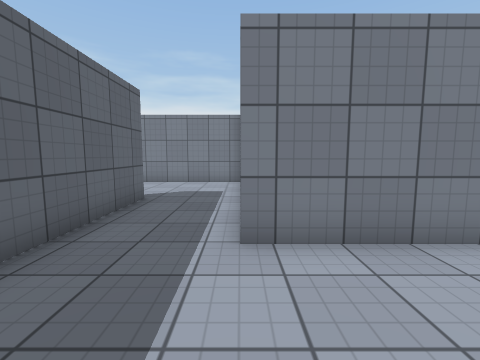
view 1 (above)

18 first-person views from a walk through a Unity game level. The camera is 1.3 m above the floor, tilts 6° down and sees 90° across. The floor is counted in squares, 1 m on a side. Each view is taken from the middle of a square. On the plan, view 1 faces up. The plan holds only what a view shows up to about 12 squares ahead; the rest is blank. The place goes on beyond the plan. The player character is not drawn. Surface patterns are stand-ins for the level's own textures.

view 2
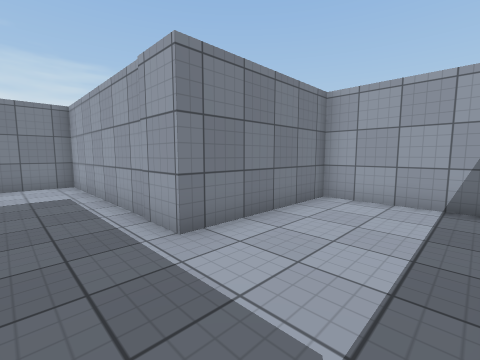

view 3
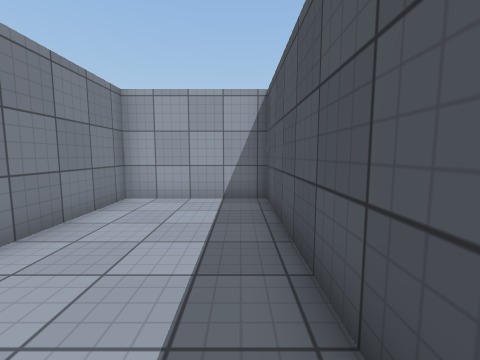

view 4
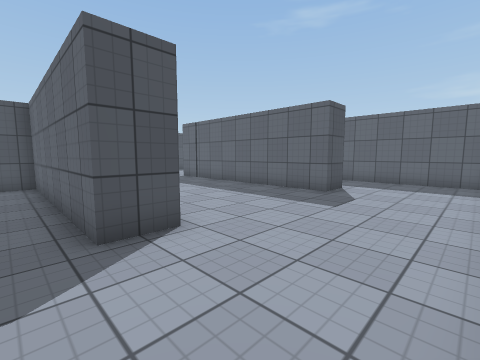

view 5
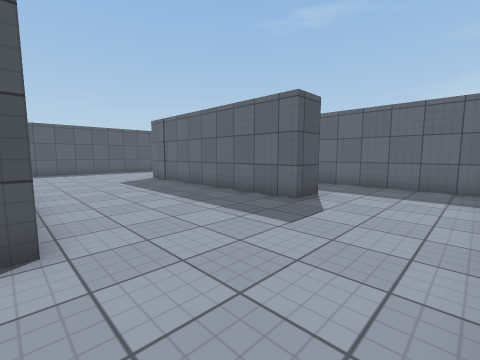

view 6
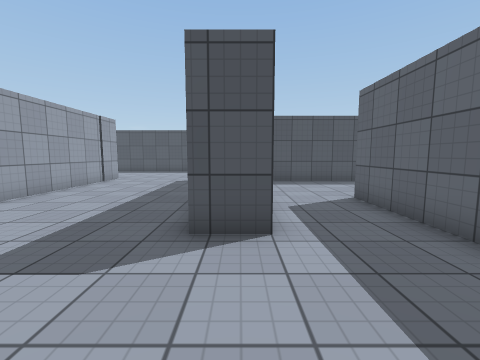

view 7
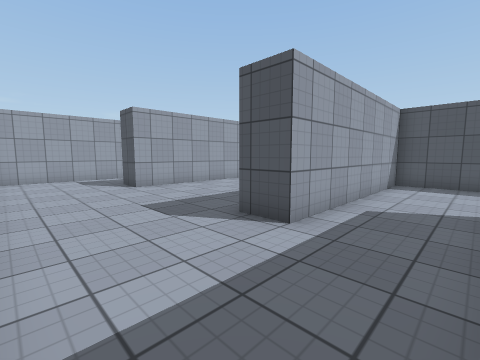

view 8
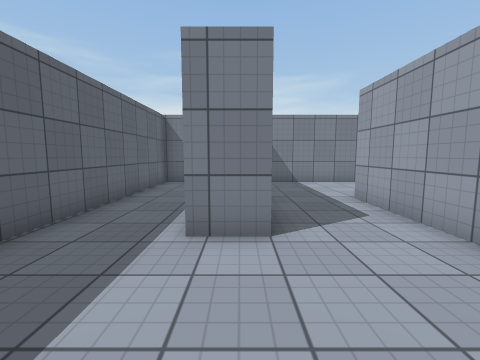

view 9
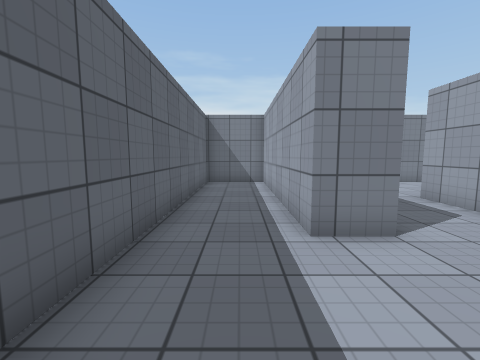

view 10
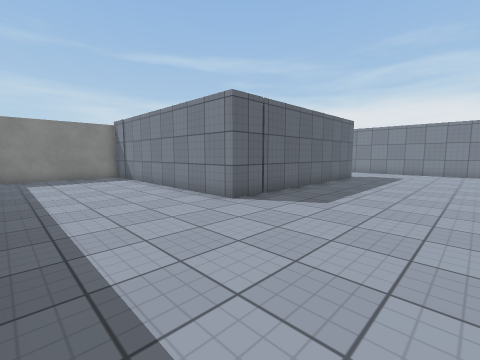

view 11
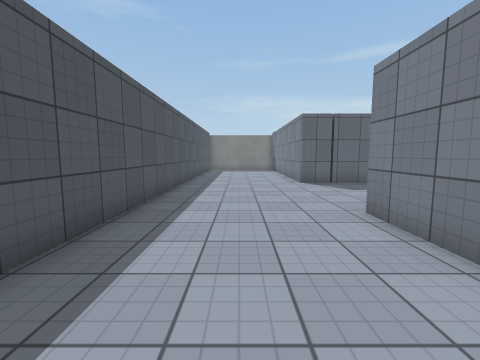

view 12
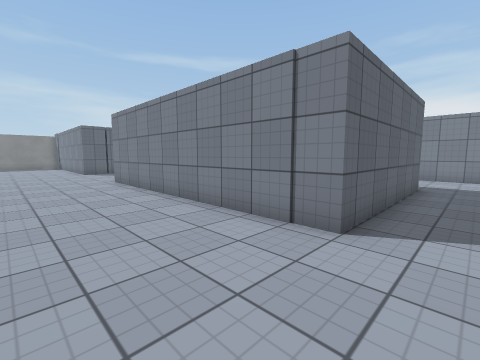

view 13
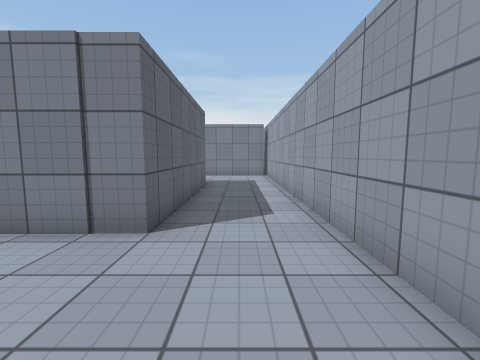

view 14
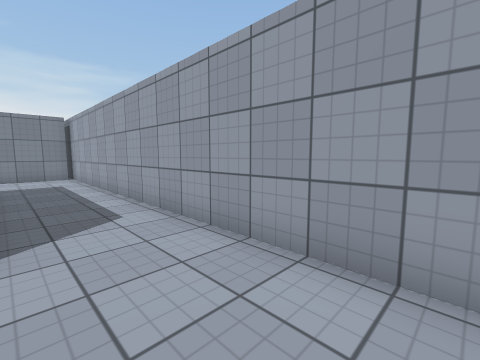

view 15
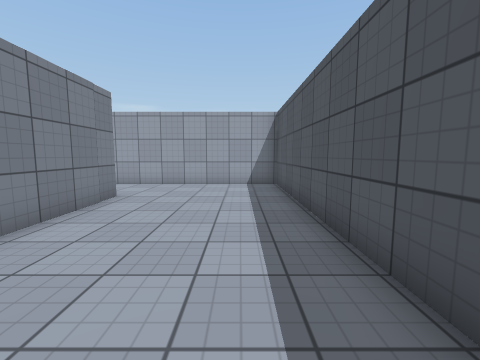

view 16
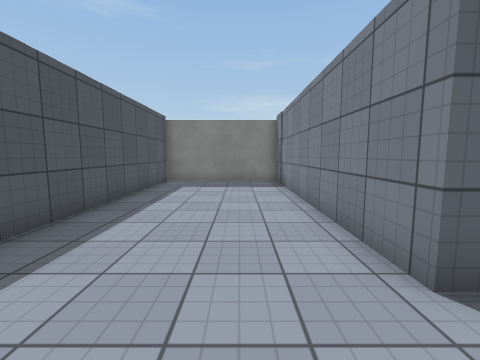

view 17
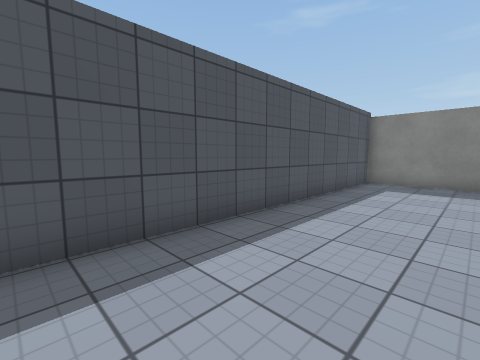

view 18
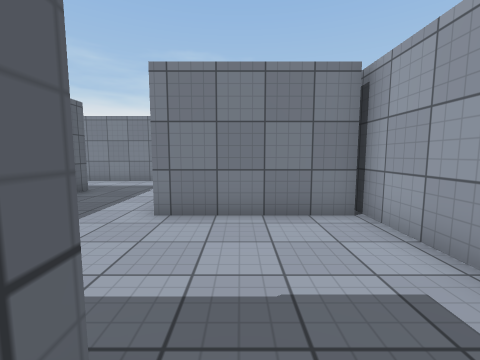

### Floor plan
Points are (right, up) in squares from view 1. A wall is a line through its corners. A room is listed if a view was taken in it or the views show most of it. See-through windows are left out.
Room 1 (views 1, 2, 3)
walls: (-2.9, 3.5) (-2.9, -0.8) (5.1, -0.8) (5.1, 3.4) (0.1, 3.4)
ways out: opening at (-1.5, 3) to room 2
Room 2 (views 4, 5, 6, 7, 8, 9, 10, 11, 12, 13, 14, 15, 16, 17, 18)
walls: (-4.3, -1.1) (-4.3, 7.2) (-2.9, 7.2) (-2.9, 3.5); (0.1, 3.4) (0.1, 11.5) (-4.6, 11.5); (-8.1, 11.5) (-13.5, 11.5); (0.5, -7.6) (9.7, -7.6) (9.7, 9.6); (6.5, 4.9) (6.5, -2.2) (-4.4, -2.2); (-16.8, -0.8) (-11.5, -0.8) (-11.5, 7.2) (-10.2, 7.2) (-10.2, -2.2) (-19.9, -2.2) (-19.9, -7.6) (-1.5, -7.6); (1.4, 12.9) (1.4, 12.1); (-14.5, 11.1) (-14.5, 3.7) (-15.9, 3.7) (-15.9, 11.5) (-18.6, 11.5) (-18.6, 1.5); (2.7, 15.9) (-0.6, 15.9); (9.5, 9.1) (5.1, 9.1)
ways out: opening at (-1.5, 3) to room 1

Where each view was taken, in squares from view 1:
view 1: 0 up, 0 right, facing up
view 2: 0 up, 2 left, facing up-right
view 3: 0 up, 2 left, facing right
view 4: 11 up, 2 left, facing down-left
view 5: 11 up, 4 left, facing down-left
view 6: 11 up, 11 left, facing down
view 7: 11 up, 14 left, facing down-right
view 8: 0 up, 15 left, facing up
view 9: 0 up, 17 left, facing up
view 10: 7 down, 5 left, facing up-left
view 11: 5 down, 1 right, facing left
view 12: 6 down, 8 right, facing up-left
view 13: 6 down, 8 right, facing up
view 14: 6 down, 7 right, facing up-right
view 15: 6 down, 1 left, facing right
view 16: 4 down, 8 left, facing left
view 17: 4 down, 8 left, facing down-left
view 18: 4 up, 7 right, facing up
